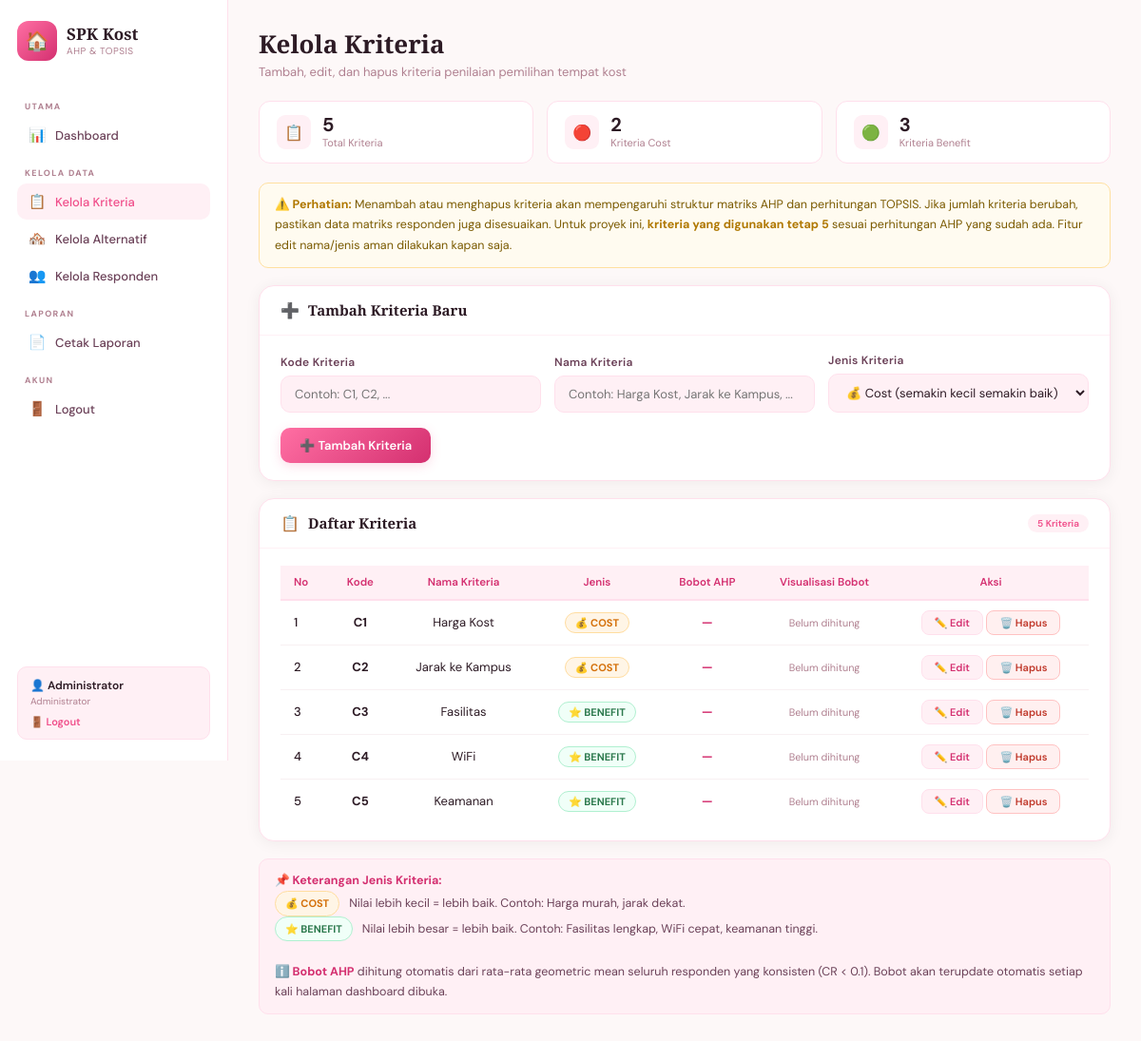
/crud_kriteria.php (signed in), run on the app's committed database.
### tables this page shows
CREATE TABLE IF NOT EXISTS kriteria (
  id INT AUTO_INCREMENT PRIMARY KEY,
  kode VARCHAR(10),
  nama VARCHAR(100),
  jenis ENUM('cost','benefit'),
  bobot DECIMAL(10,6) DEFAULT 0
);

### crud_kriteria.php (the view, shortened to what this page needs)
<?php
require_once 'koneksi.php';
$edit_data = null;
$jumlah = $conn->query("SELECT COUNT(*) as n FROM kriteria")->fetch_assoc()['n'];
?>
<!DOCTYPE html>
<html lang="id">
<head>
</head>
<body>
<aside class="sidebar">
  <div class="sidebar-logo">
    <div class="logo-icon">🏠</div>
    <div><div class="logo-text">SPK Kost</div><div class="logo-sub">AHP &amp; TOPSIS</div></div>
  </div>
  <div class="nav-label">Utama</div>
  <a href="index.php" class="nav-item"><span class="nav-icon">📊</span>Dashboard</a>
  <div class="nav-label">Kelola Data</div>
  <a href="crud_kriteria.php" class="nav-item active"><span class="nav-icon">📋</span>Kelola Kriteria</a>
  <a href="crud_alternatif.php" class="nav-item"><span class="nav-icon">🏘️</span>Kelola Alternatif</a>
  <a href="crud_responden.php" class="nav-item"><span class="nav-icon">👥</span>Kelola Responden</a>
  <div class="nav-label">Laporan</div>
  <a href="laporan.php" target="_blank" class="nav-item"><span class="nav-icon">📄</span>Cetak Laporan</a>
  <div class="nav-label">Akun</div>
  <a href="logout.php" class="nav-item"><span class="nav-icon">🚪</span>Logout</a>
  <div class="user-box">
    <div class="user-box-name">👤 <?= htmlspecialchars($_SESSION['nama'] ?? $_SESSION['user']) ?></div>
    <div class="user-box-role">Administrator</div>
    <a href="logout.php" class="user-box-logout">🚪 Logout</a>
  </div>
</aside>
<main class="main">
  <div class="page-title">Kelola Kriteria</div>
  <div class="page-sub">Tambah, edit, dan hapus kriteria penilaian pemilihan tempat kost</div>
  <div class="stats-row">
    <div class="stat-mini">
      <div class="stat-mini-icon">📋</div>
      <div><div class="stat-mini-val"><?= $jumlah ?></div><div class="stat-mini-lbl">Total Kriteria</div></div>
    </div>
    <div class="stat-mini">
      <div class="stat-mini-icon">🔴</div>
      <div>
        <div class="stat-mini-val"><?= $conn->query("SELECT COUNT(*) as n FROM kriteria WHERE jenis='cost'")->fetch_assoc()['n'] ?></div>
        <div class="stat-mini-lbl">Kriteria Cost</div>
      </div>
    </div>
    <div class="stat-mini">
      <div class="stat-mini-icon">🟢</div>
      <div>
        <div class="stat-mini-val"><?= $conn->query("SELECT COUNT(*) as n FROM kriteria WHERE jenis='benefit'")->fetch_assoc()['n'] ?></div>
        <div class="stat-mini-lbl">Kriteria Benefit</div>
      </div>
    </div>
  </div>
  <div class="info-box warn">
    <strong>⚠️ Perhatian:</strong> Menambah atau menghapus kriteria akan mempengaruhi struktur matriks AHP dan perhitungan TOPSIS.
    Jika jumlah kriteria berubah, pastikan data matriks responden juga disesuaikan.
    Untuk proyek ini, <strong>kriteria yang digunakan tetap 5</strong> sesuai perhitungan AHP yang sudah ada.
    Fitur edit nama/jenis aman dilakukan kapan saja.
  </div>
  <div class="card <?= $edit_data ? 'form-editing' : '' ?>">
    <div class="card-header">
      <span><?= $edit_data ? '✏️' : '➕' ?></span>
      <div class="card-title">
        <?= $edit_data ? 'Edit Kriteria' : 'Tambah Kriteria Baru' ?>
      </div>
    </div>
    <div class="card-body">
      <form method="POST">
        <div class="form-grid">
          <div class="form-group">
            <label>Kode Kriteria</label>
            <input type="text" name="kode"
              placeholder="Contoh: C1, C2, ..."
              value="<?= htmlspecialchars($edit_data['kode'] ?? '') ?>"
              maxlength="10" required>
          </div>
          <div class="form-group">
            <label>Nama Kriteria</label>
            <input type="text" name="nama"
              placeholder="Contoh: Harga Kost, Jarak ke Kampus, ..."
              value="<?= htmlspecialchars($edit_data['nama'] ?? '') ?>"
              maxlength="100" required>
          </div>
          <div class="form-group">
            <label>Jenis Kriteria</label>
            <select name="jenis">
              <option value="cost"    <?= (isset($edit_data['jenis']) && $edit_data['jenis']=='cost')    ? 'selected' : '' ?>>
                💰 Cost (semakin kecil semakin baik)
              </option>
            </select>
          </div>
        </div>
        <div class="btn-row">
          <button type="submit" class="btn btn-pink">
            <?= $edit_data ? '💾 Simpan Perubahan' : '➕ Tambah Kriteria' ?>
          </button>
        </div>
      </form>
    </div>
  </div>
  <div class="card">
    <div class="card-header">
      <span>📋</span>
      <div class="card-title">Daftar Kriteria</div>
      <span class="card-badge"><?= $jumlah ?> Kriteria</span>
    </div>
    <div class="card-body tbl-wrap">
      <table>
        <thead>
          <tr>
            <th>No</th>
            <th>Kode</th>
            <th>Nama Kriteria</th>
            <th>Jenis</th>
            <th>Bobot AHP</th>
            <th>Visualisasi Bobot</th>
            <th>Aksi</th>
          </tr>
        </thead>
        <tbody>
          <?php
          $data = $conn->query("SELECT * FROM kriteria ORDER BY id");
          $no = 1;
          $max_bobot = $conn->query("SELECT MAX(bobot) as m FROM kriteria")->fetch_assoc()['m'];
          $max_bobot = $max_bobot > 0 ? $max_bobot : 1;
          while ($row = $data->fetch_assoc()):
            $pct = ($row['bobot'] / $max_bobot) * 100;
          ?>
          <tr>
            <td><?= $no++ ?></td>
            <td><strong><?= htmlspecialchars($row['kode']) ?></strong></td>
            <td><?= htmlspecialchars($row['nama']) ?></td>
            <td>
              <span class="<?= $row['jenis'] === 'cost' ? 'pill-cost' : 'pill-benefit' ?>">
                <?= $row['jenis'] === 'cost' ? '💰 COST' : '⭐ BENEFIT' ?>
              </span>
            </td>
            <td>
              <strong style="color:var(--pink-600)">
                <?= $row['bobot'] > 0 ? number_format($row['bobot'], 6) : '—' ?>
              </strong>
            </td>
            <td>
              <?php if ($row['bobot'] > 0): ?>
              <div class="bobot-bar-wrap">
                <div class="bobot-bar" style="width:<?= $pct ?>%"></div>
              </div>
              <small style="color:var(--text-light)"><?= number_format($row['bobot']*100, 2) ?>%</small>
              <?php else: ?>
              <small style="color:var(--text-light)">Belum dihitung</small>
              <?php endif; ?>
            </td>
            <td>
              <a href="?edit=<?= $row['id'] ?>" class="btn-edit">✏️ Edit</a>
              <a href="?hapus=<?= $row['id'] ?>"
                 class="btn-hapus"
                 onclick="return confirm('Yakin hapus kriteria <?= htmlspecialchars(addslashes($row['nama'])) ?>?\n\nPerhatian: ini akan mempengaruhi perhitungan AHP & TOPSIS!')">
                🗑️ Hapus
              </a>
            </td>
          </tr>
          <?php endwhile; ?>
        </tbody>
      </table>
    </div>
  </div>
  <div class="info-box">
    <strong>📌 Keterangan Jenis Kriteria:</strong><br>
    <span class="pill-cost">💰 COST</span> &nbsp; Nilai lebih kecil = lebih baik. Contoh: Harga murah, jarak dekat.<br>
    <span class="pill-benefit">⭐ BENEFIT</span> &nbsp; Nilai lebih besar = lebih baik. Contoh: Fasilitas lengkap, WiFi cepat, keamanan tinggi.<br><br>
    <strong>ℹ️ Bobot AHP</strong> dihitung otomatis dari rata-rata geometric mean seluruh responden yang konsisten (CR &lt; 0.1).
    Bobot akan terupdate otomatis setiap kali halaman dashboard dibuka.
  </div>
</main>
</body>
</html>

### data on the page
kriteria: kode "C1", nama "Harga Kost", jenis "💰 COST", bobot "Belum dihitung"
kriteria: kode "C2", nama "Jarak ke Kampus", jenis "💰 COST", bobot "Belum dihitung"
kriteria: kode "C3", nama "Fasilitas", jenis "⭐ BENEFIT", bobot "Belum dihitung"
kriteria: kode "C4", nama "WiFi", jenis "⭐ BENEFIT", bobot "Belum dihitung"
kriteria: kode "C5", nama "Keamanan", jenis "⭐ BENEFIT", bobot "Belum dihitung"

### other printed values
$_SESSION['nama'] "Administrator"
$jumlah "5"
